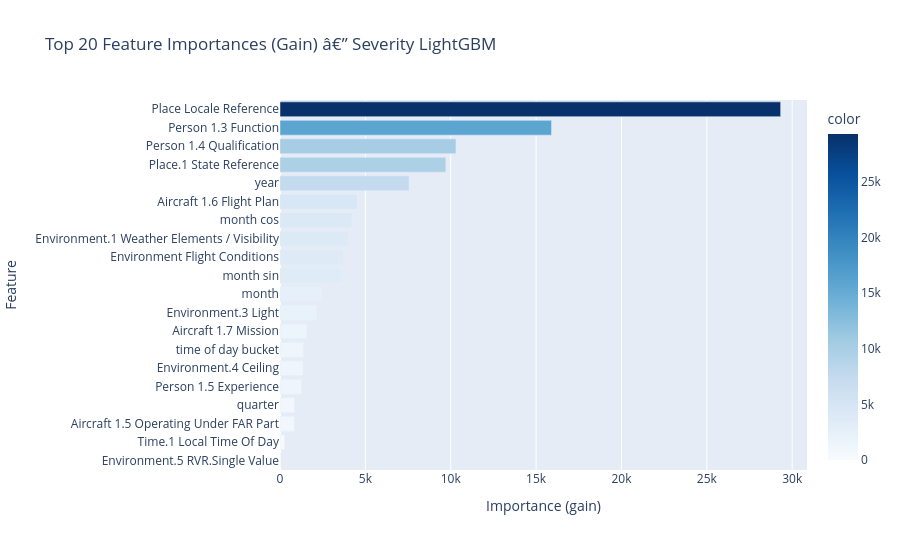

Notebook code for this chart:
### Markdown cell above
## 5. Top Feature Importances (Gain)

### Code cell
importance = model.feature_importance(importance_type="gain")
names      = model.feature_name()
top_n      = 20
top_idx    = np.argsort(importance)[::-1][:top_n]

fig = px.bar(
    x=importance[top_idx],
    y=[names[i].replace("_", " ") for i in top_idx],
    orientation="h",
    title=f"Top {top_n} Feature Importances (Gain) â€” Severity LightGBM",
    labels={"x": "Importance (gain)", "y": "Feature"},
    color=importance[top_idx],
    color_continuous_scale="Blues",
)
fig.update_layout(height=550, showlegend=False, margin=dict(l=280))
fig.update_yaxes(autorange="reversed")
fig.show()

### Figure 1 — Plotly figure (JSON) as saved in the notebook; plotly's stock layout.template omitted (floating-point values rounded to 4 significant figures)
{"data": [{"hovertemplate": "Importance (gain)=%{x}<br>Feature=%{y}<br>color=%{marker.color}<extra></extra>", "legendgroup": "", "marker": {"color": [29320.0, 15900.0, 10300.0, 9711.0, 7555.0, 4517.0, 4194.0, 3968.0, 3713.0, 3550.0, 2464.0, 2167.0, 1572.0, 1377.0, 1357.0, 1283.0, 859.9, 846.0, 281.6, 0.0], "coloraxis": "coloraxis", "pattern": {"shape": ""}}, "name": "", "orientation": "h", "showlegend": false, "textposition": "auto", "type": "bar", "x": [29320.0, 15900.0, 10300.0, 9711.0, 7555.0, 4517.0, 4194.0, 3968.0, 3713.0, 3550.0, 2464.0, 2167.0, 1572.0, 1377.0, 1357.0, 1283.0, 859.9, 846.0, 281.6, 0.0], "xaxis": "x", "y": ["Place Locale Reference", "Person 1.3 Function", "Person 1.4 Qualification", "Place.1 State Reference", "year", "Aircraft 1.6 Flight Plan", "month cos", "Environment.1 Weather Elements / Visibility", "Environment Flight Conditions", "month sin", "month", "Environment.3 Light", "Aircraft 1.7 Mission", "time of day bucket", "Environment.4 Ceiling", "Person 1.5 Experience", "quarter", "Aircraft 1.5 Operating Under FAR Part", "Time.1 Local Time Of Day", "Environment.5 RVR.Single Value"], "yaxis": "y"}], "layout": {"barmode": "relative", "coloraxis": {"colorbar": {"title": {"text": "color"}}, "colorscale": [[0, "rgb(247,251,255)"], [0.125, "rgb(222,235,247)"], [0.25, "rgb(198,219,239)"], [0.375, "rgb(158,202,225)"], [0.5, "rgb(107,174,214)"], [0.625, "rgb(66,146,198)"], [0.75, "rgb(33,113,181)"], [0.875, "rgb(8,81,156)"], [1, "rgb(8,48,107)"]]}, "height": 550, "legend": {"tracegroupgap": 0}, "margin": {"l": 280}, "showlegend": false, "title": {"text": "Top 20 Feature Importances (Gain) â€” Severity LightGBM"}, "xaxis": {"anchor": "y", "domain": [0, 1], "title": {"text": "Importance (gain)"}}, "yaxis": {"anchor": "x", "autorange": "reversed", "domain": [0, 1], "title": {"text": "Feature"}}}}
